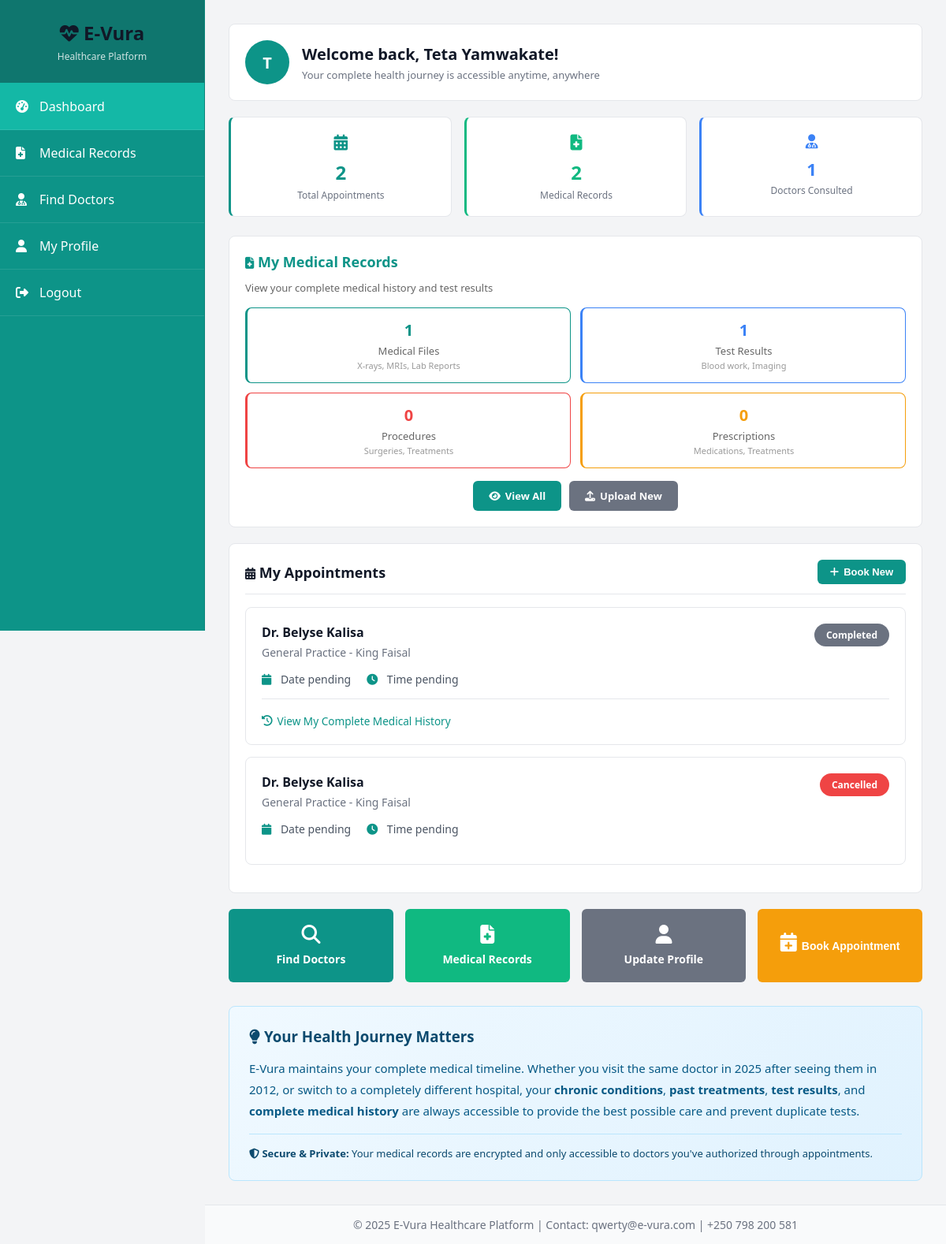
Screenshot of /patient/dashboard (signed in) with the database file from the repository.
### app.py (models this page shows, shortened)
class Patient(db.Model):
    id = db.Column(db.Integer, primary_key=True)
    username = db.Column(db.String(100), unique=True, nullable=False)
    email = db.Column(db.String(120), unique=True, nullable=False)
    password = db.Column(db.String(200), nullable=False)
    phone = db.Column(db.String(20))
    date_of_birth = db.Column(db.String(20))
    address = db.Column(db.String(200))
    blood_type = db.Column(db.String(5))
    allergies = db.Column(db.Text)
    chronic_conditions = db.Column(db.Text)
    emergency_contact = db.Column(db.String(20))
    created_at = db.Column(db.DateTime, default=datetime.utcnow)
    appointments = db.relationship('Appointment', backref='patient', lazy=True, foreign_keys='Appointment.patient_id')
    records = db.relationship('MedicalRecord', backref='patient', lazy=True)

class Appointment(db.Model):
    id = db.Column(db.Integer, primary_key=True)
    patient_id = db.Column(db.Integer, db.ForeignKey('patient.id'), nullable=False)
    doctor_id = db.Column(db.Integer, db.ForeignKey('doctor.id'), nullable=False)
    date = db.Column(db.String(20), nullable=False)
    time = db.Column(db.String(10), nullable=False)
    reason = db.Column(db.Text)
    status = db.Column(db.String(20), default='pending')
    notes = db.Column(db.Text)
    created_at = db.Column(db.DateTime, default=datetime.utcnow)

class Doctor(db.Model):
    id = db.Column(db.Integer, primary_key=True)
    username = db.Column(db.String(100), unique=True, nullable=False)
    email = db.Column(db.String(120), unique=True, nullable=False)
    password = db.Column(db.String(200), nullable=False)
    phone = db.Column(db.String(20))
    specialization = db.Column(db.String(100))
    license_number = db.Column(db.String(50))
    hospital = db.Column(db.String(200))
    years_experience = db.Column(db.Integer)
    created_at = db.Column(db.DateTime, default=datetime.utcnow)
    appointments = db.relationship('Appointment', backref='doctor', lazy=True, foreign_keys='Appointment.doctor_id')
    records = db.relationship('MedicalRecord', backref='doctor', lazy=True)

### app.py (the view)
@app.route('/patient/dashboard')
@login_required
@patient_required
def patient_dashboard():
    patient = Patient.query.get(session['user_id'])
    appointments = Appointment.query.filter_by(patient_id=patient.id).order_by(Appointment.created_at.desc()).all()
    records = MedicalRecord.query.filter_by(patient_id=patient.id).order_by(MedicalRecord.created_at.desc()).limit(5).all()
    doctors = Doctor.query.all()
    return render_template('patient_dashboard.html',
                         patient=patient, appointments=appointments,
                         records=records, doctors=doctors)

### templates/patient_dashboard.html (shortened to what this page needs)
{% extends "base.html" %}
{% block content %}
<div style="background: white; border-radius: 8px; padding: 20px; margin-bottom: 20px; border: 1px solid #e5e7eb; width: 100%;">
    <div style="display: flex; align-items: center; gap: 16px;">
        <div style="width: 56px; height: 56px; border-radius: 50%; background: #0d9488; display: flex; align-items: center; justify-content: center; font-size: 20px; color: white; font-weight: bold;">
            {{ patient.username[0]|upper }}
        </div>
        <div>
            <h1 style="font-size: 1.25rem; margin-bottom: 4px; font-weight: 600;">Welcome back, {{ patient.username }}!</h1>
            <p style="color: #6b7280; font-size: 0.8125rem;">Your complete health journey is accessible anytime, anywhere</p>
        </div>
    </div>
</div>
<div style="display: grid; grid-template-columns: repeat(auto-fit, minmax(200px, 1fr)); gap: 16px; margin-bottom: 24px; width: 100%;">
    <div style="background: white; padding: 18px; border-radius: 8px; border: 1px solid #e5e7eb; border-left: 3px solid #0d9488; text-align: center;">
        <div style="font-size: 20px; margin-bottom: 8px; color: #0d9488;"><i class="fas fa-calendar-alt"></i></div>
        <div style="font-size: 24px; font-weight: bold; color: #0d9488; margin-bottom: 4px;">{{ patient.appointments|length }}</div>
        <div style="color: #6b7280; font-size: 12px;">Total Appointments</div>
    </div>
    <div style="background: white; padding: 18px; border-radius: 8px; border: 1px solid #e5e7eb; border-left: 3px solid #10b981; text-align: center;">
        <div style="font-size: 20px; margin-bottom: 8px; color: #10b981;"><i class="fas fa-file-medical"></i></div>
        <div style="font-size: 24px; font-weight: bold; color: #10b981; margin-bottom: 4px;">
            {% set total_records = (patient.medical_files|length) + (patient.test_results|length) + (patient.procedures|length) + (patient.prescriptions|length) %}
            {{ total_records }}
        </div>
        <div style="color: #6b7280; font-size: 0.75rem;">Medical Records</div>
    </div>
    <div style="background: white; padding: 18px; border-radius: 8px; border: 1px solid #e5e7eb; border-left: 3px solid #3b82f6; text-align: center;">
        <div style="font-size: 18px; margin-bottom: 8px; color: #3b82f6;"><i class="fas fa-user-md"></i></div>
        <div style="font-size: 22px; font-weight: bold; color: #3b82f6; margin-bottom: 4px;">
            {% set all_doctors = [] %}
            {% for apt in patient.appointments %}
                {% if apt.doctor not in all_doctors %}
                    {% set _ = all_doctors.append(apt.doctor) %}
                {% endif %}
            {% endfor %}
            {{ all_doctors|length }}
        </div>
        <div style="color: #6b7280; font-size: 0.75rem;">Doctors Consulted</div>
    </div>
</div>
<div style="background: white; border-radius: 8px; padding: 20px; border: 1px solid #e5e7eb; margin-bottom: 20px; width: 100%;">
    <h3 style="color: #0d9488; margin-bottom: 12px; font-size: 1.125rem; font-weight: 600;">
        <i class="fas fa-file-medical" style="font-size: 0.9375rem;"></i> My Medical Records
    </h3>
    <p style="color: #666; margin-bottom: 16px; font-size: 0.8125rem;">View your complete medical history and test results</p>
    {% set total_records = (patient.medical_files|length) + (patient.test_results|length) + (patient.procedures|length) + (patient.prescriptions|length) %}
    <div style="display: grid; grid-template-columns: repeat(2, 1fr); gap: 12px; margin-bottom: 16px;">
        <div style="text-align: center; padding: 14px; background: white; border-radius: 8px; border: 1px solid #0d9488; border-left: 3px solid #0d9488;">
            <h3 style="color: #0d9488; margin-bottom: 4px; font-size: 20px;">{{ patient.medical_files|length }}</h3>
            <p style="color: #666; font-size: 0.8125rem; margin: 0;">Medical Files</p>
            <p style="color: #999; font-size: 0.6875rem; margin-top: 2px;">X-rays, MRIs, Lab Reports</p>
        </div>
        <div style="text-align: center; padding: 14px; background: white; border-radius: 8px; border: 1px solid #3b82f6; border-left: 3px solid #3b82f6;">
            <h3 style="color: #3b82f6; margin-bottom: 4px; font-size: 20px;">{{ patient.test_results|length }}</h3>
            <p style="color: #666; font-size: 0.8125rem; margin: 0;">Test Results</p>
            <p style="color: #999; font-size: 0.6875rem; margin-top: 2px;">Blood work, Imaging</p>
        </div>
        <div style="text-align: center; padding: 14px; background: white; border-radius: 8px; border: 1px solid #ef4444; border-left: 3px solid #ef4444;">
            <h3 style="color: #ef4444; margin-bottom: 4px; font-size: 20px;">{{ patient.procedures|length }}</h3>
            <p style="color: #666; font-size: 0.8125rem; margin: 0;">Procedures</p>
            <p style="color: #999; font-size: 0.6875rem; margin-top: 2px;">Surgeries, Treatments</p>
        </div>
        <div style="text-align: center; padding: 14px; background: white; border-radius: 8px; border: 1px solid #f59e0b; border-left: 3px solid #f59e0b;">
            <h3 style="color: #f59e0b; margin-bottom: 4px; font-size: 20px;">{{ patient.prescriptions|length }}</h3>
            <p style="color: #666; font-size: 0.8125rem; margin: 0;">Prescriptions</p>
            <p style="color: #999; font-size: 0.6875rem; margin-top: 2px;">Medications, Treatments</p>
        </div>
    </div>
    <div style="display: flex; gap: 10px; justify-content: center;">
        <a href="{{ url_for('medical_records') }}"
           class="btn btn-primary" style="padding: 10px 20px; font-size: 0.8125rem;">
            <i class="fas fa-eye"></i> View All
        </a>
        <a href="{{ url_for('upload_records') }}"
           class="btn btn-secondary" style="padding: 10px 20px; font-size: 0.8125rem;">
            <i class="fas fa-upload"></i> Upload New
        </a>
    </div>
</div>
<div style="background: white; border-radius: 8px; padding: 20px; margin-bottom: 20px; border: 1px solid #e5e7eb; width: 100%;">
    <div style="display: flex; justify-content: space-between; align-items: center; margin-bottom: 16px; padding-bottom: 12px; border-bottom: 1px solid #e5e7eb;">
        <h2 style="font-size: 1.125rem; font-weight: 600;"><i class="fas fa-calendar-alt" style="font-size: 0.9375rem;"></i> My Appointments</h2>
        <button onclick="showBookingModal()" class="btn btn-primary" style="padding: 8px 16px; font-size: 0.8125rem;">
            <i class="fas fa-plus"></i> Book New
        </button>
    </div>
    {% if patient.appointments %}
        {% for apt in patient.appointments|sort(attribute='appointment_date', reverse=True) %}
            <div style="padding: 20px; border: 1px solid #e5e7eb; border-radius: 8px; margin-bottom: 15px; transition: border-color 0.3s;">
                <div style="display: flex; justify-content: space-between; align-items: flex-start; margin-bottom: 15px;">
                    <div>
                        <h4 style="margin-bottom: 5px; color: #111827;">
                            Dr. {{ apt.doctor.username }}
                        </h4>
                        <p style="color: #6b7280; margin: 0; font-size: 14px;">{{ apt.doctor.specialization or 'General Practice' }} - {{ apt.doctor.hospital or 'Private Practice' }}</p>
                    </div>
                    <span style="padding: 6px 15px; border-radius: 20px; font-size: 12px; font-weight: 600;
                        {% if apt.status == 'confirmed' %}background: #10b981; color: white;
                        {% elif apt.status == 'completed' %}background: #6b7280; color: white;
                        {% elif apt.status == 'cancelled' %}background: #ef4444; color: white;
                        {% else %}background: #f59e0b; color: white;{% endif %}">
                        {{ apt.status|title }}
                    </span>
                </div>
                <div style="display: grid; grid-template-columns: auto auto 1fr; gap: 20px; align-items: center; font-size: 14px; color: #4b5563; margin-bottom: 15px;">
                    <div>
                        <i class="fas fa-calendar" style="color: #0d9488; margin-right: 8px;"></i>
                        {{ apt.appointment_date.strftime('%B %d, %Y') if apt.appointment_date else 'Date pending' }}
                    </div>
                    <div>
                        <i class="fas fa-clock" style="color: #0d9488; margin-right: 8px;"></i>
                        {{ apt.appointment_time or 'Time pending' }}
                    </div>
                </div>
                {% if apt.status == 'confirmed' or apt.status == 'completed' %}
                <div style="border-top: 1px solid #e5e7eb; padding-top: 15px; margin-top: 10px;">
                    <a href="{{ url_for('view_patient_history', patient_id=patient.id) }}"
                       style="color: #0d9488; text-decoration: none; font-size: 0.85rem; display: inline-flex; align-items: center; gap: 6px;">
                        <i class="fas fa-history"></i> View My Complete Medical History
                    </a>
                </div>
                {% endif %}
            </div>
        {% endfor %}
    {% endif %}
</div>
<div style="display: grid; grid-template-columns: repeat(auto-fit, minmax(200px, 1fr)); gap: 15px; margin-bottom: 30px;">
    <a href="{{ url_for('find_doctors') }}" class="btn btn-primary" style="padding: 20px; text-align: center; text-decoration: none; display: block;">
        <i class="fas fa-search" style="font-size: 24px; margin-bottom: 10px; display: block;"></i>
        Find Doctors
    </a>
    <a href="{{ url_for('medical_records') }}" class="btn" style="padding: 20px; text-align: center; text-decoration: none; display: block; background: #10b981; color: white;">
        <i class="fas fa-file-medical" style="font-size: 24px; margin-bottom: 10px; display: block;"></i>
        Medical Records
    </a>
    <a href="{{ url_for('patient_profile') }}" class="btn btn-secondary" style="padding: 20px; text-align: center; text-decoration: none; display: block;">
        <i class="fas fa-user" style="font-size: 24px; margin-bottom: 10px; display: block;"></i>
        Update Profile
    </a>
    <button onclick="showBookingModal()" class="btn" style="padding: 20px; text-align: center; background: #f59e0b; color: white;">
        <i class="fas fa-calendar-plus" style="font-size: 24px; margin-bottom: 10px; display: block;"></i>
        Book Appointment
    </button>
</div>
<div style="background: linear-gradient(135deg, #f0f9ff 0%, #e0f2fe 100%); border-left: 4px solid #0ea5e9; padding: 25px; border-radius: 8px; border: 1px solid #bae6fd;">
    <h3 style="color: #0c4a6e; margin-bottom: 15px;"><i class="fas fa-lightbulb"></i> Your Health Journey Matters</h3>
    <p style="color: #075985; line-height: 1.8; margin: 0; font-size: 15px;">
        E-Vura maintains your complete medical timeline. Whether you visit the same doctor in 2025 after seeing them in 2012,
        or switch to a completely different hospital, your <strong>chronic conditions</strong>, <strong>past treatments</strong>,
        <strong>test results</strong>, and <strong>complete medical history</strong> are always accessible to provide the best possible care and prevent duplicate tests.
    </p>
    <div style="margin-top: 15px; padding-top: 15px; border-top: 1px solid #bae6fd;">
        <p style="color: #0c4a6e; margin: 0; font-size: 13px;">
            <i class="fas fa-shield-alt"></i> <strong>Secure & Private:</strong> Your medical records are encrypted and only accessible to doctors you've authorized through appointments.
        </p>
    </div>
</div>
{% endblock %}

### rows the page displays
Patient: username "T", username "Teta Yamwakate"
Appointment: doctor.username "Belyse Kalisa", doctor "General Practice", doctor "King Faisal", status "Completed", appointment_date "Date pending", appointment_time "Time pending"
Appointment: doctor.username "Belyse Kalisa", doctor "General Practice", doctor "King Faisal", status "Cancelled", appointment_date "Date pending", appointment_time "Time pending"

### other values shown
{{ patient.appointments|length }} "2"
{{ total_records }} "2"
{{ all_doctors|length }} "1"
{{ patient.medical_files|length }} "1"
{{ patient.test_results|length }} "1"
{{ patient.procedures|length }} "0"
{{ patient.prescriptions|length }} "0"
